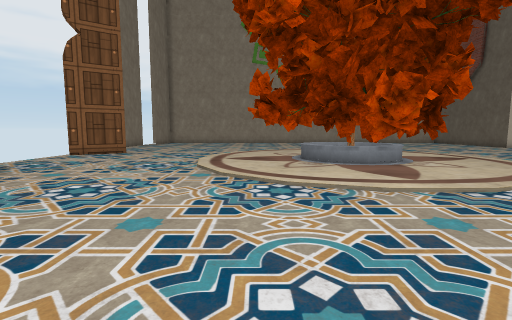
view 1 (above)

24 first-person views from a walk through a Unity game level. The camera is 1.2 m above the floor, tilts 6° down and sees 85° across. The floor is counted in squares, 1 m on a side. Each view is taken from the middle of a square. On the plan, view 1 faces up. The plan holds only what a view shows up to about 13 squares ahead; the rest is blank. Some surface patterns are stand-ins.

view 2
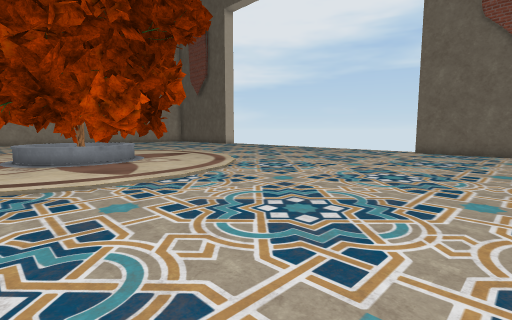

view 3
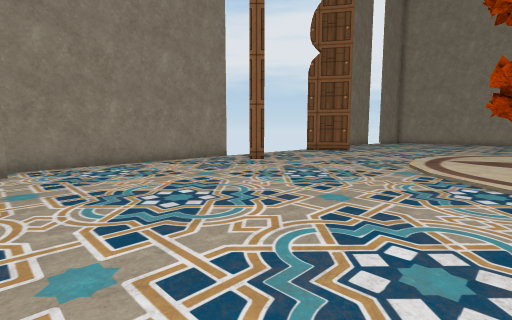

view 4
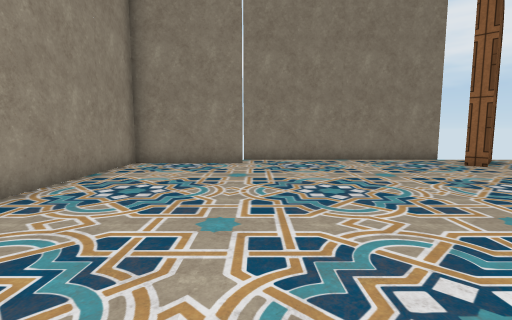

view 5
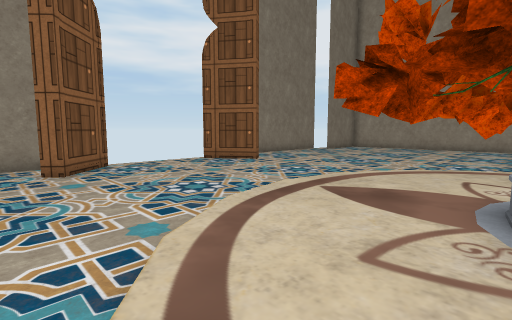

view 6
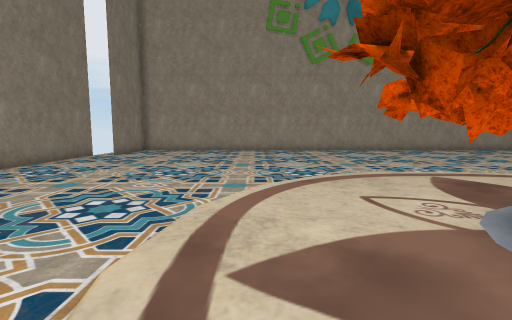

view 7
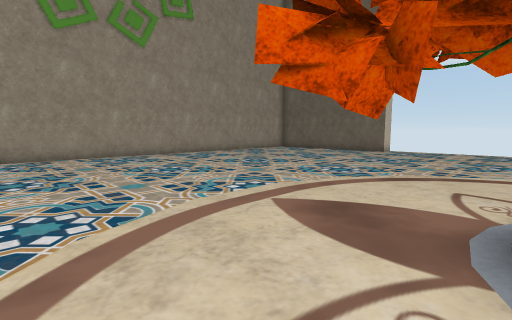

view 8
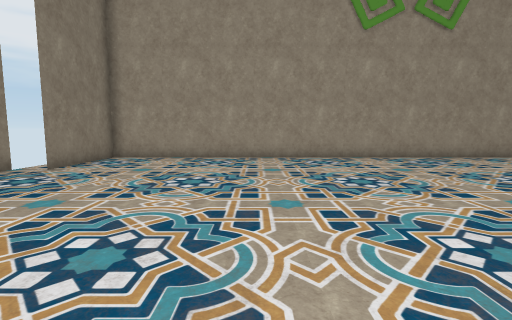

view 9
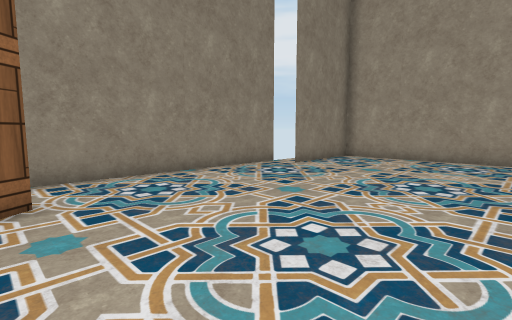

view 10
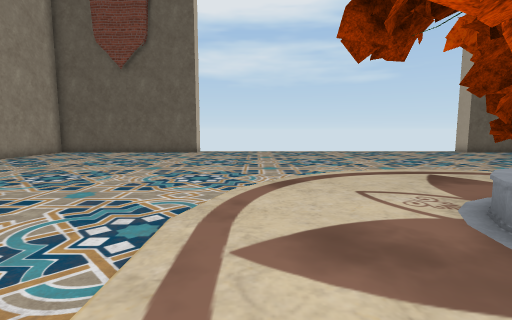

view 11
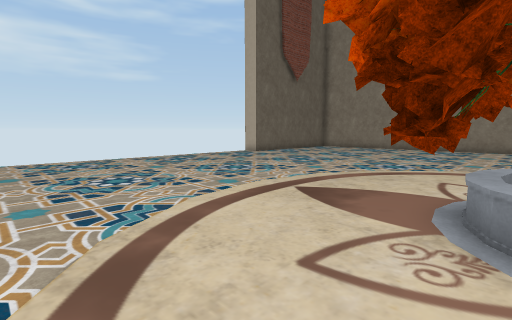

view 12
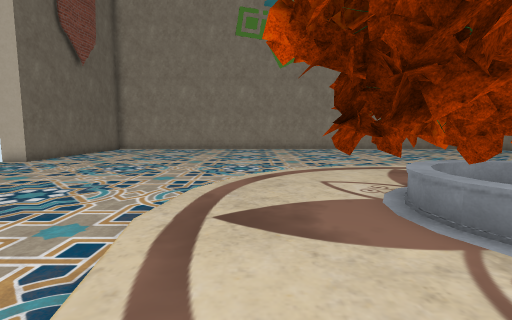

view 13
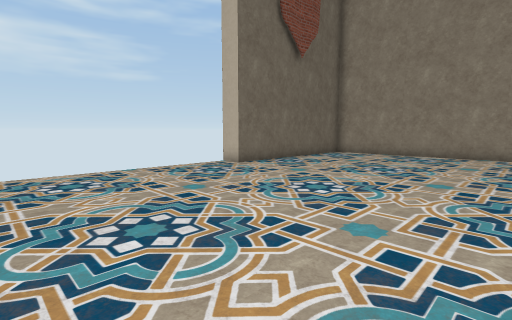

view 14
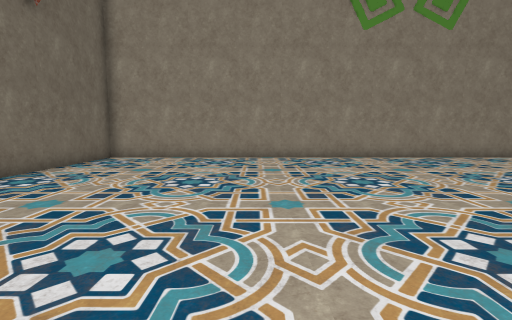

view 15
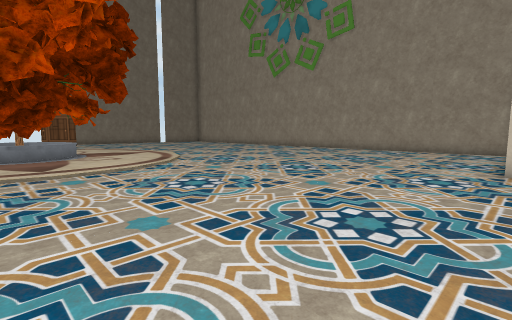

view 16
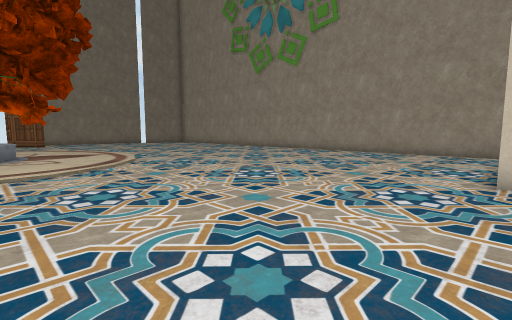

view 17
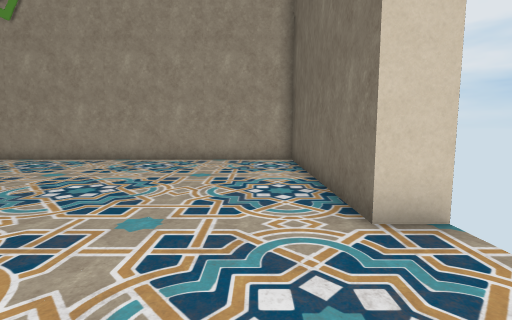

view 18
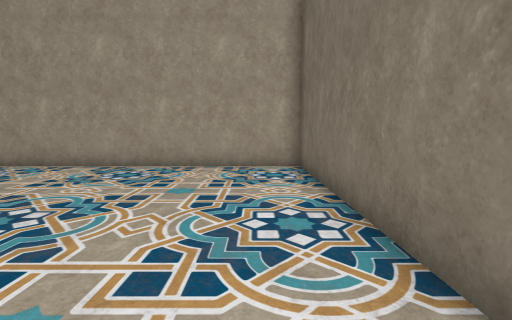

view 19
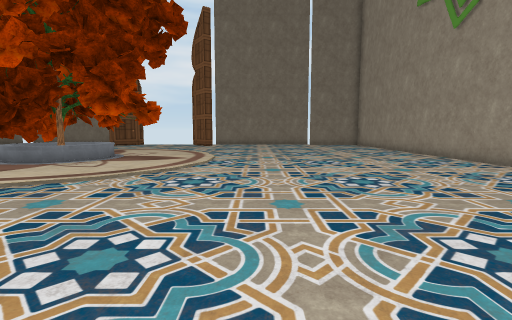

view 20
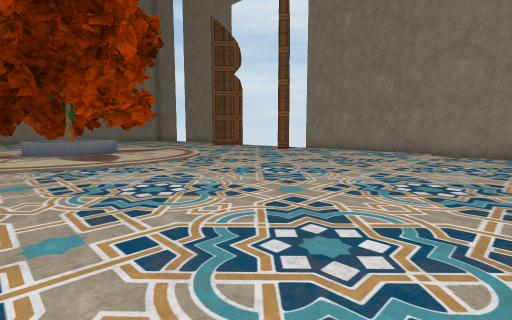

view 21
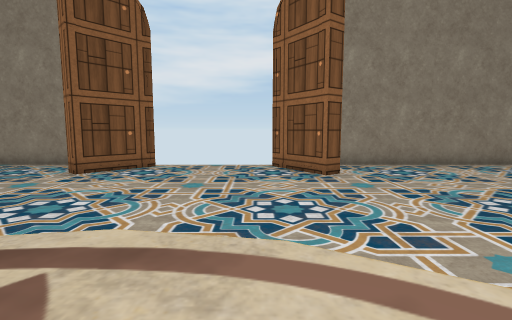

view 22
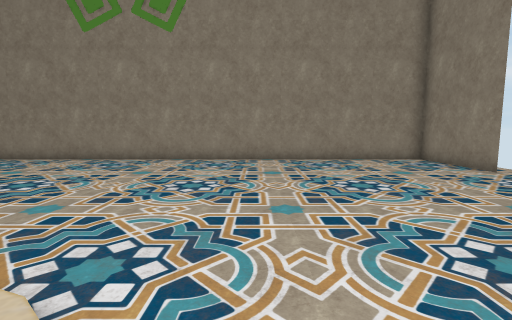

view 23
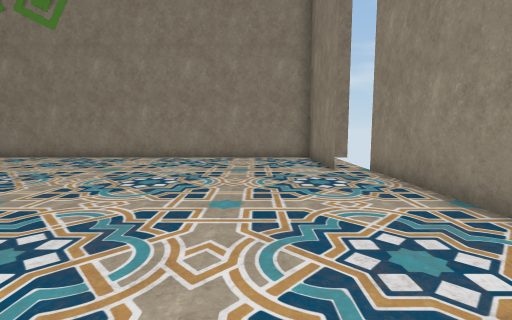

view 24
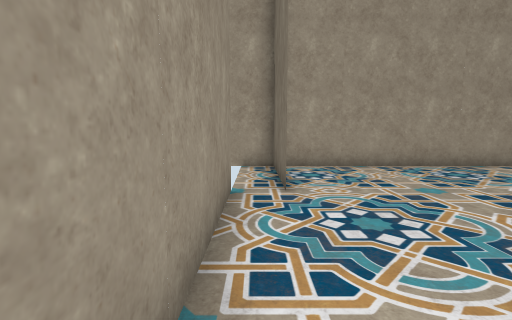

### Floor plan
Key: @ floor where view 1 was taken; # wall or solid block; . floor; T tree; O other object.
Columns run from 10 left of view 1 to 19 right of it. Each row starts with its distance up from view 1.
 28 #############################
 27  .#.........................#
 26  .#.........................#
 25  .#.........................#
 24  .#.........................#
 23 #...........................#
 22 #...........................#
 21 #...........................#
 20 #...........................##
 19 #............................
 18 #............................
 17 #............................
 16 #............................
 15   ##.........................
 14  ##........TTT...............
 13  ............OOO.............
 12  ..........TTT.OT............
 11  .........TTOTTTTT...........
 10  ..........TTTTTT............
  9  ##.......T.TTTTT............
  8  .#.........TTT..............
  7 #............T...............
  6 #............................
  5 #............................
  4 #............................
  3 #...........................##
  2 #...........................#
  1 #...........................#
  0 #.........@.................#
 -1  .#.........................#
 -2  .#.........................#
 -3  .#.........................#
 -4   #.........................#
 -5 #############################

Positions as (right, up) in squares from view 1, and headings:
1: (0, 0), facing up
2: (1, -1), facing up-right
3: (1, -1), facing up-left
4: (2, 0), facing left
5: (2, 6), facing up-left
6: (-1, 9), facing up
7: (0, 13), facing up-right
8: (-2, 15), facing up
9: (-2, 15), facing up-left
10: (1, 16), facing right
11: (5, 16), facing down-right
12: (8, 15), facing down
13: (9, 11), facing down-right
14: (11, 8), facing down
15: (18, 10), facing up-left
16: (18, 12), facing up-left
17: (16, 16), facing up
18: (16, 18), facing up
19: (15, 19), facing left
20: (7, 27), facing down-left
21: (1, 13), facing left
22: (-1, 8), facing down
23: (-6, 8), facing down
24: (-9, 18), facing up
